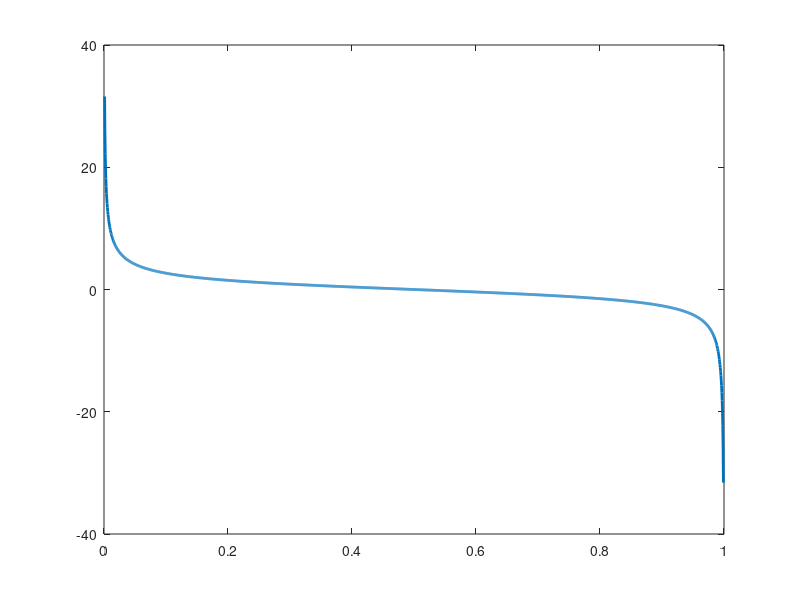

This chart was generated by the following MATLAB code: (Note: this script raises an error after producing the figure.)
clear;
clc;
close all;

D = 1;

a = linspace(0.001, 0.999, 2000);

c = sqrt(D) .* (1 - 2*a) ./ sqrt(a .* (1 - a));

c_passive = 2 * sqrt(D);

a_cross = (2 - sqrt(2)) / 4;

figure;
plot(a, c, 'LineWidth', 2);
hold on;

yline(c_passive, '--', 'Passive apparent speed = 2\sqrt{D}', ...
    'LineWidth', 1.5);

plot(a_cross, c_passive, 'o', ...
    'MarkerSize', 8, 'LineWidth', 1.5);

xline(0.5, ':', 'Stall point a = 0.5', ...
    'LineWidth', 1.5);

xlabel('Excitation threshold, a');
ylabel('Front speed, c');
title('Active Traveling-Front Speed, D = 1');
grid on;

ylim([-6 6]);

legend('Active front speed', ...
       'Passive apparent speed', ...
       'Active/passive crossing', ...
       'Stall threshold', ...
       'Location', 'best');
